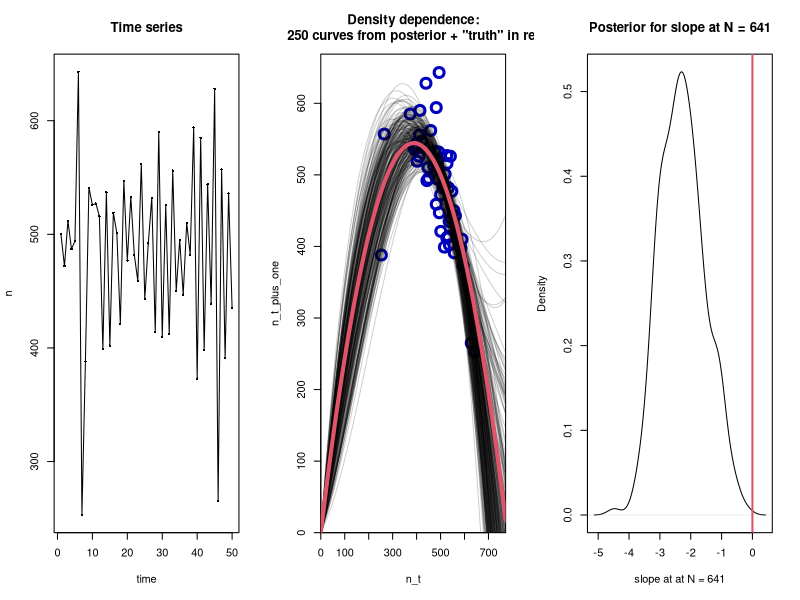

Here is the R script that generated this plot:
set.seed(1)

library(MASS) # for mvrnorm


l = 50      # length of time series
KK = 500     # carrying capacity ("K" is for kernel below)
r = 1.8      # population growth rate

# Simulate time series
n = integer(l)
n[1] = KK
for(i in 1:(l - 1)){
  expected = n[i] + r * n[i] * (1 - n[i] / KK)
  expected.plus.noise = if(expected == 0){
    0
  }else{
    max(0, rnorm(1, expected, 50))
  }
  n[i + 1] = rpois(1, expected.plus.noise)
}

d = data.frame(n_t = n[-l], n_t_plus_one = n[-1])


# Gaussian process regression ---------------------------------------------

# Code based on Carl Boettiger's Cholesky method
# https://github.com/cboettig/nonparametric-bayes/blob/master/R/gp_fit.R


# Add (0,0) as a "data" point: extinction is forever
x = c(0, d[[1]])
y = c(0, d[[2]]) - mean(d[[2]])

# Range of values to plot
x_seq = seq(0, max(d) * 1.2, length = 1000)

process_noise = 100  # populations can fluctuate this much for non-density reasons
lengthscale = max(d) * 2   # Very smooth function: values should be similar across a broad range
sigma_f = 1E9        # very flat prior: function can go anywhere.

## Squared exponential kernel
SE <- function(Xi,Xj, l=lengthscale) sigma_f * exp(-0.5 * (Xi - Xj)^2 / lengthscale^2)
covar <- function(X, Y) outer(X, Y, SE, lengthscale) 
K <- covar(x, x)
I <-  diag(1, length(x))
I[1, 1] = 1E-5 # No process noise for the *fact* that curve goes though (0,0)
K_altered = K + process_noise ^ 2 * I

# Cholesky decomposition method for GP regression
L <- t(chol(K_altered))
alpha <- solve(t(L), solve(L, y))
k_star <- covar(x, x_seq)


mu <- t(k_star) %*% alpha + mean(d[[2]]) # Expected values along x_seq
v <- solve(L, k_star)
var <- covar(x_seq,x_seq) - t(v) %*% v # Correlated uncertainty along x_seq


# Can use loglik to optimize process_noise, lengthscale, and sigma_f
loglik <- -.5 * t(y) %*% alpha - sum(log(diag(L))) - length(n) * log(2 * pi) / 2


# Examples of possible density dependence relationships from model's posterior
sample_curves = t(mvrnorm(250, mu, covar(x_seq,x_seq) - t(v) %*% v))



# plots -------------------------------------------------------------------
par(mfrow = c(1, 3))

# Plot 1
plot(n, type = "o", xlab = "time", cex = .5, pch = 16, main = "Time series")

# Plot 2
plot(
  d, 
  xlim = c(0, max(x_seq)), 
  ylim = c(0, max(d)) * 1.04, 
  pch = 1, 
  xaxs = "i", 
  yaxs = "i", 
  col = "#0000C0",
  lwd = 3,
  cex = 2,
  main = "Density dependence:\n 250 curves from posterior + \"truth\" in red"
)
# Spaghetti lines showing possible density dependence curves
matplot(
  x_seq, 
  sample_curves, 
  type = "l",
  lty = 1,
  add = TRUE,
  col = "#00000030",
  lwd = 1
)
# "True" relationship in red
curve(
  x + r * x * (1 - x / KK), 
  add = TRUE, 
  col = 2, 
  lwd = 4, 
  from = 0, 
  to = max(x_seq)
)


# Plot 3
slopes = (sample_curves[831, ] - sample_curves[830, ]) / (x_seq[831] - x_seq[830])
plot(
  density(slopes),
  xlab = paste("slope at at N =", round(mean(x_seq[830:831]))),
  main = paste("Posterior for slope at N =", round(mean(x_seq[830:831])))
)
abline(v = 0, col = 2, lwd = 2)
